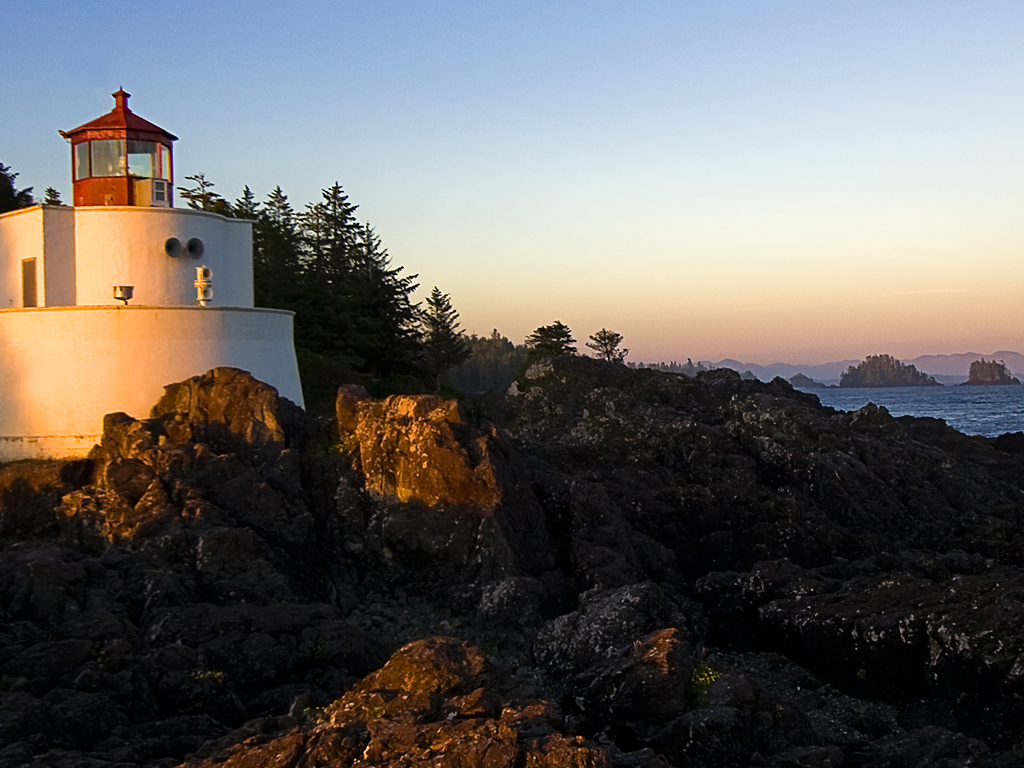
#> input picture sample-images/Lighthouse.jpg, 1024 x 768 px; its folder holds only this picture in this run
$ python batchresizing.py
#> lines starting #> are read from the running program, lines starting #| are printed output that depends on the picture
import cv2
import glob
import os
# resize and color change


#1st way

path= glob.glob("sample-images/*.jpg")
images = []

for img in path:
    n = cv2.imread(img)
#> n is the input picture: shape (768, 1024, 3); mean B, G, R 98.4, 100.9, 104.2
    images.append(n)


'''
# 2nd way
images = [cv2.imread(file) for file in glob.glob("sample-images/*.jpg")]
print(len(images))

'''


'''
3 rd way to read the multiple files
data_path = os.path.join('sample-images','*g')
files = glob.glob(data_path)
data = []
for f1 in files:
    img = cv2.imread(f1)
    data.append(img)

print(len(data))
'''
i=0
for image in images:
    #image=cv2.imread(img)
    cv2.imshow("Original", image)
    cv2.waitKey(2000)
    #resize_image=cv2.resize(image,(500,500))
    # here we half the size of image
    resize_image=cv2.resize(image,(int(image.shape[0]/2),int(image.shape[1]/2)))
    grayimage = cv2.cvtColor(resize_image, cv2.COLOR_BGR2GRAY)
    cv2.imshow("Hello", grayimage)

    #print(type(name))
    cv2.imwrite("resized_"+str(i)+".jpg", grayimage)
    cv2.waitKey(2000)
    cv2.destroyAllWindows()
    i=i+1
#> this loop made 1 pass
#> i on pass 1: 1
#> pass 1, `resize_image=cv2.resize(image,(int(image.shape[0]/2),int(image.shape[1..`:
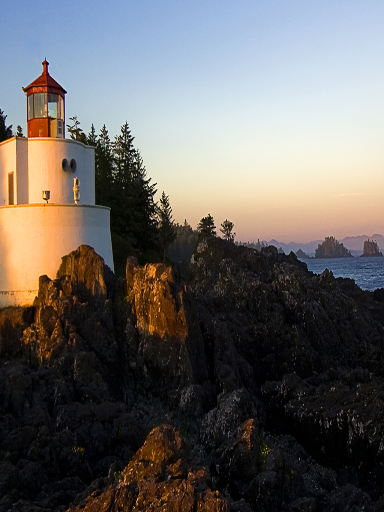
#> resize_image: shape (512, 384, 3); mean B, G, R 98.4, 100.9, 104.2
#> pass 1, `grayimage = cv2.cvtColor(resize_image, cv2.COLOR_BGR2GRAY)`:
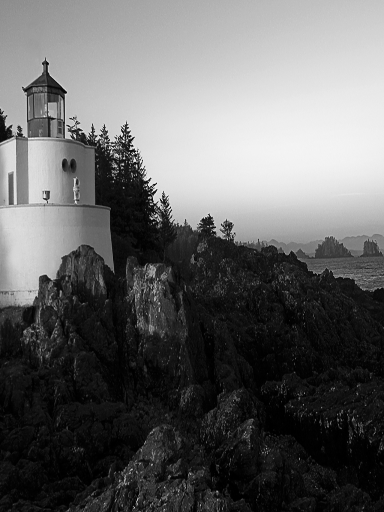
#> grayimage: shape (512, 384); min 0, max 248, mean 101.6
#> after the loop, i = 1
    #cv2.imwrite("image", grayimage)

$ run again, on sample-images/galaxy.jpg
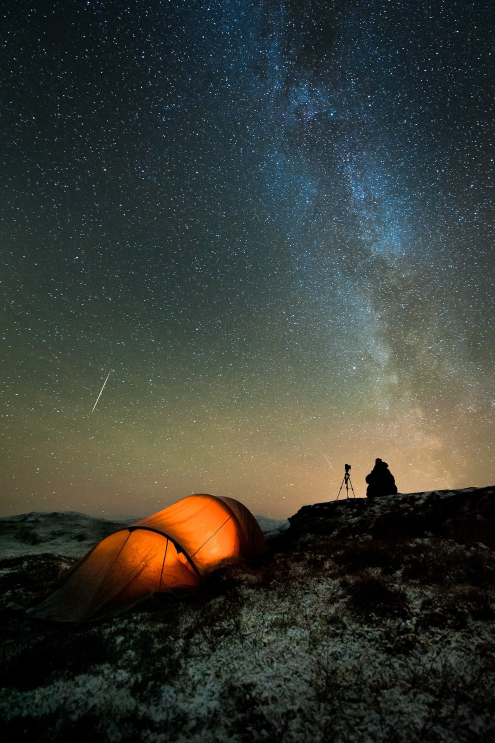
#> input picture sample-images/galaxy.jpg, 990 x 1485 px (shown at 1/2 size)
#> n is the input picture: shape (1485, 990, 3); mean B, G, R 53.4, 60.3, 56.8
#> the loop `for image in images:` made 1 pass
#> i on pass 1: 1
#> pass 1, `resize_image=cv2.resize(image,(int(image.shape[0]/2),int(image.shape[1..`:
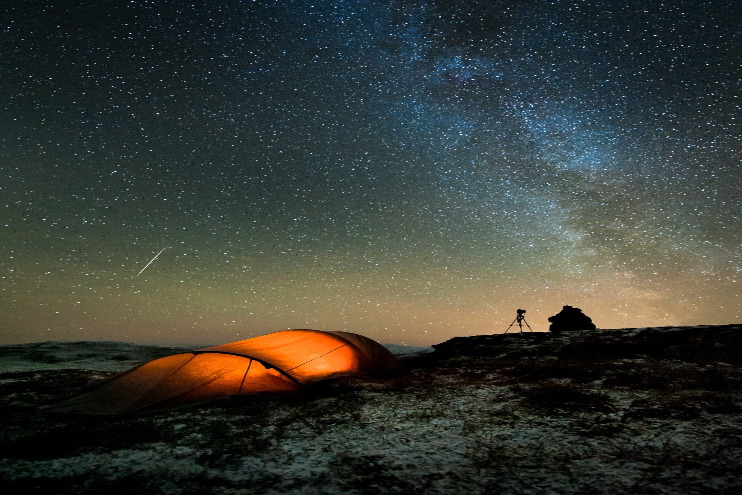
#> resize_image: shape (495, 742, 3); mean B, G, R 53.4, 60.3, 56.8
#> pass 1, `grayimage = cv2.cvtColor(resize_image, cv2.COLOR_BGR2GRAY)`:
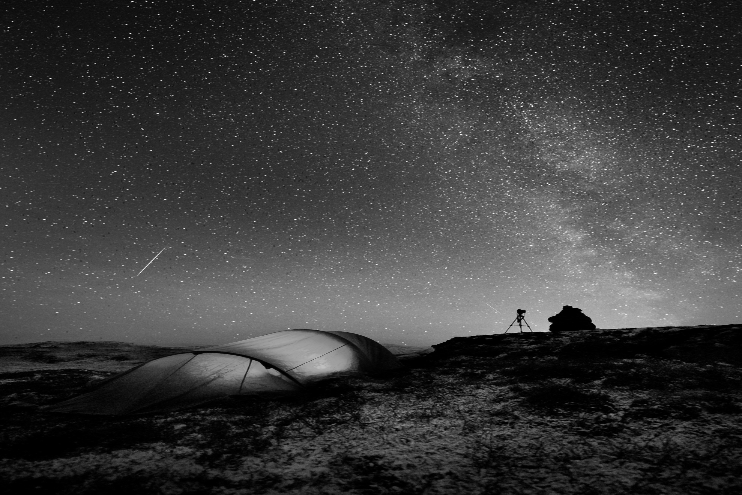
#> grayimage: shape (495, 742); min 0, max 254, mean 58.4
#> after the loop `for image in images:`: i = 1
